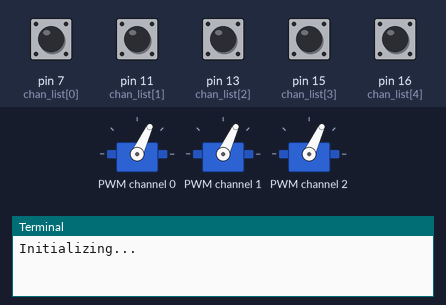
This program was run on a simulated Raspberry Pi (header pin numbers). Shown: 3 × servo, the last lines printed to the terminal. The test bench sets the inputs (shaded band); at power-on: pin 7 (chan_list[0]), pin 11 (chan_list[1]), pin 13 (chan_list[2]), pin 15 (chan_list[3]), pin 16 (chan_list[4]) HIGH. Servo angles are drawn from the pulse width (0.5 ms = 0°, 2.5 ms = 180°).

Above: at 3.2 s.
3.3 s: pin 7 (chan_list[0]) pulled LOW for 1 s
At 4.6 s:
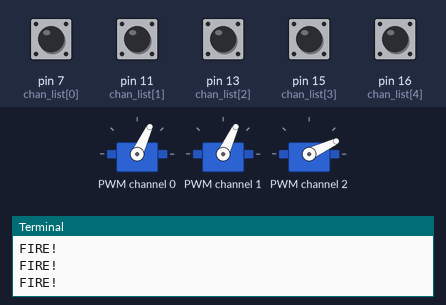
5.8 s: pin 13 (chan_list[2]) pulled LOW for 1 s
At 7.3 s:
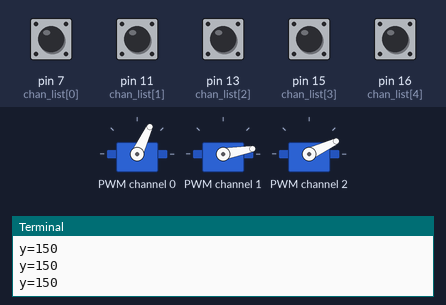
8.3 s: pin 15 (chan_list[3]) pulled LOW for 0.15 s
At 9.1 s:
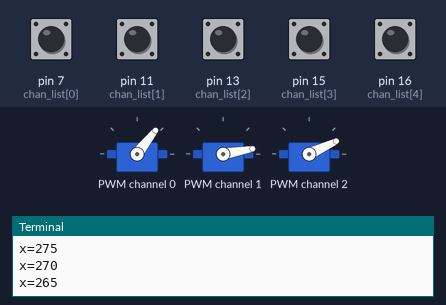
9.9 s: pin 11 (chan_list[1]) pulled LOW for 0.15 s
At 10.9 s:
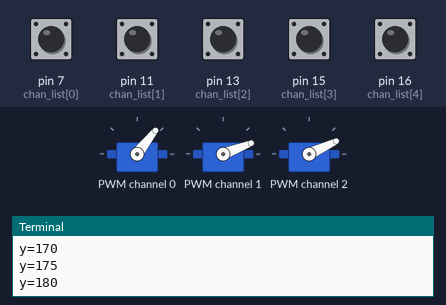
11.5 s: pin 16 (chan_list[4]) pulled LOW for 0.15 s
At 12.2 s:
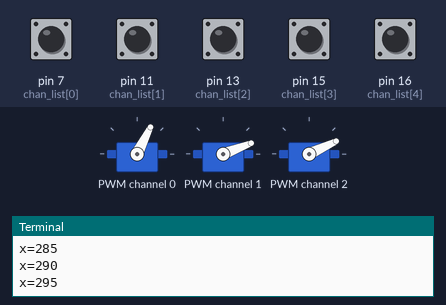
13.1 s: pin 7 (chan_list[0]) pulled LOW for 0.15 s
At 13.7 s:
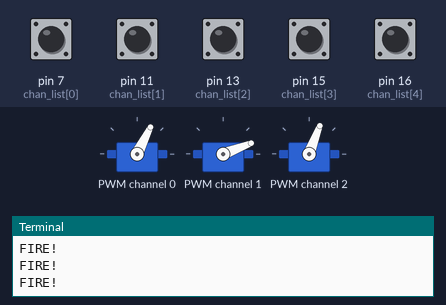
Timing chart, 0 to 15.7 s (numbered marks = the images above; inputs shaded):
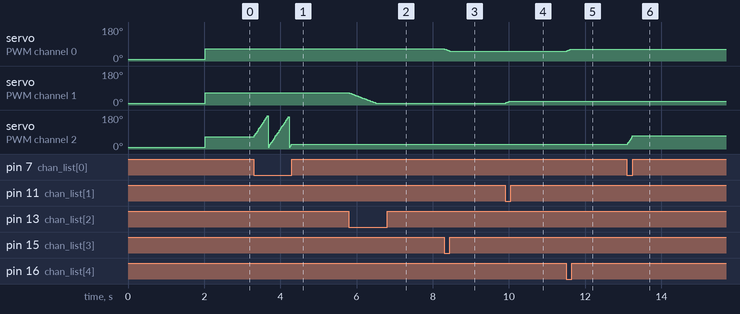

Measured:
- after the input at 3.3 s, servo on PWM channel 2: ramps from 10° to 175° and jumps back, once every 0.55 s
- after the input at 5.8 s, servo on PWM channel 1: moves from 65° to 10° over 0.70 s, starting at once
- after the input at 8.3 s, servo on PWM channel 0: 65° → 52° at once
- after the input at 9.9 s, servo on PWM channel 1: 10° → 21° at once
- after the input at 11.5 s, servo on PWM channel 0: 52° → 63° at once
- after the input at 13.1 s, servo on PWM channel 2: 25° → 69° at once

The program:

pantilt.py
```python
#######################################################################################
# Atari Joystick servo controller hack by Deadline
#
# 2019 CityXen
#
# https://github.com/adafruit/Adafruit_Python_PCA9685
# Credit to Chris Swan https://github.com/cpswan/Python/blob/master/rpi-gpio-jstk.py
#
# Reference:
# http://old.pinouts.ru/Inputs/JoystickAtari2600_pinout.shtml
#
# Joystick to GPIO pinout
# 1 Up     -> 11 (GPIO 17)
# 2 Down   -> 13 (GPIO 22)
# 3 Left   -> 15 (GPIO 23)
# 4 Right  -> 16 (GPIO 24)
# 5 n/c
# 6 Fire   -> 7  (GPIO 4)
# 7 n/c
# 8 GND
# 9 n/c
#
#######################################################################################
from __future__ import division
import time
import Adafruit_PCA9685
import RPi.GPIO as GPIO
print('Initializing...')
# Servo initialization stuff
pwm = Adafruit_PCA9685.PCA9685() #pwm = Adafruit_PCA9685.PCA9685(address=0x41, busnum=2)
# Configure min and max servo pulse lengths
servo_min = 150 # 150 # Min pulse length out of 4096
servo_max = 600 # 600 # Max pulse length out of 4096
pwm.set_pwm_freq(60)# Set frequency to 60hz, good for servos.
# GPIO initialization stuff
GPIO.setmode(GPIO.BOARD) # Up, Down, left, right, fire
chan_list = [7,11,13,15,16]
GPIO.setup(chan_list, GPIO.IN, pull_up_down=GPIO.PUD_UP)
# Joystick initialization stuff
fire  = False
up    = False
down  = False
left  = False
right = False
# Helper function to make setting a servo pulse width simpler.
def set_servo_pulse(channel, pulse):
    pulse_length = 1000000    # 1,000,000 us per second
    pulse_length //= 60       # 60 Hz
    print('{0}us per period'.format(pulse_length))
    pulse_length //= 4096     # 12 bits of resolution
    print('{0}us per bit'.format(pulse_length))
    pulse *= 1000
    pulse //= pulse_length
    pwm.set_pwm(channel, 0, pulse)

def readJoystick():
    global fire
    fire = False
    global up
    up = False
    global down
    down = False
    global left
    left = False
    global right
    right = False
    if(not(GPIO.input(7))):
        fire  = True
    if(not(GPIO.input(11))):
        up    = True
    if(not(GPIO.input(13))):
        down  = True
    if(not(GPIO.input(15))):
        left  = True
    if(not(GPIO.input(16))):
        right = True

pwm.set_pwm(0,0,servo_min)
pwm.set_pwm(1,0,servo_min)
pwm.set_pwm(2,0,servo_min)
time.sleep(2)

x=servo_max//2;
y=servo_max//2;
z=servo_max//2;

while True:
    readJoystick()
    if(fire):
        print('FIRE!')
        z=z+20
        if(z>servo_max):
            z=servo_min
    if(right):
        x=x+5
        if(x>servo_max):
            x=servo_max
        print('x=%d'%x)
    if(left):
        x=x-5
        if(x<servo_min):
            x=servo_min
        print('x=%d'%x)
    if(up):
        y=y+5
        if(y>servo_max):
            y=servo_max
        print('y=%d'%y)
    if(down):
        y=y-5
        if(y<servo_min):
            y=servo_min
        print('y=%d'%y)
    pwm.set_pwm(0,0,x)
    pwm.set_pwm(1,0,y)
    pwm.set_pwm(2,0,z)
    time.sleep(.02)
```
